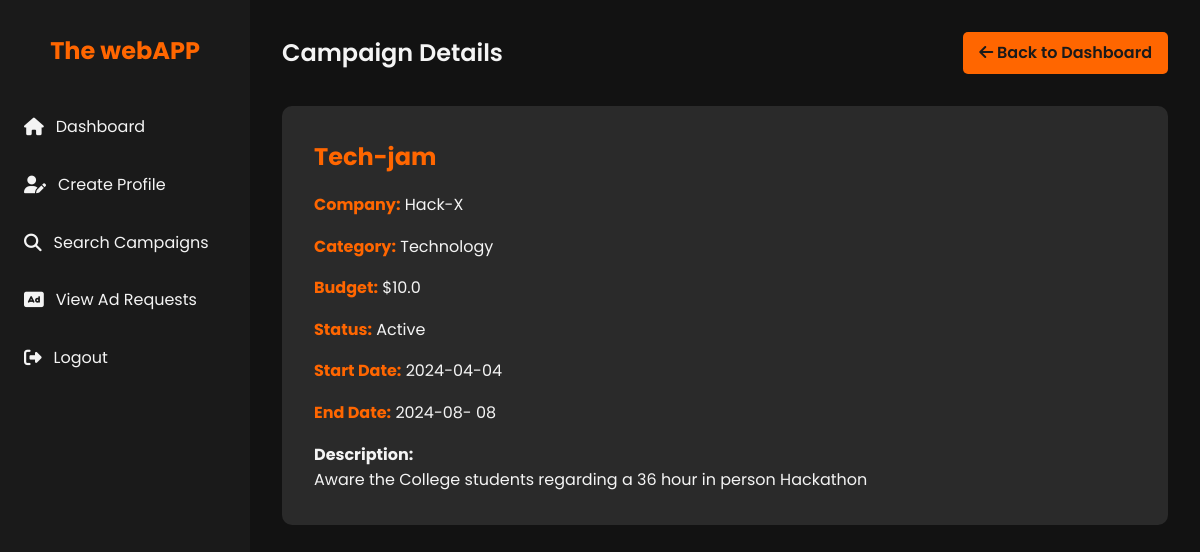
Page /campaign/2 (signed in) on the committed database.
### models.py (models this page shows, shortened)
class Campaign(db.Model):
    id = db.Column(db.Integer, primary_key=True)
    sponsor_id = db.Column(db.Integer, db.ForeignKey('sponsor.id', ondelete='SET NULL'), nullable=True)
    title = db.Column(db.String(120), nullable=False)
    company_name= db.Column(db.String(120), nullable=False)
    description = db.Column(db.Text)
    budget = db.Column(db.Float)
    category = db.Column(db.String(120))
    status = db.Column(db.String(50), nullable=False)  # active, completed, flagged
    start_date = db.Column(db.DateTime)
    end_date = db.Column(db.DateTime)
    is_public = db.Column(db.Boolean, default=True)
    sponsor = db.relationship('Sponsor', backref=db.backref('campaigns', lazy=True, cascade='all, delete-orphan'))

### app.py (the view)
    @app.route('/campaign/<int:campaign_id>')
    @login_required
    def campaign_details(campaign_id):
        campaign = Campaign.query.get_or_404(campaign_id)
        return render_template('campaign_details.html', campaign=campaign)

### templates/campaign_details.html (shortened to what this page needs)
<!DOCTYPE html>
<html lang="en">
<head>
    <link rel="stylesheet" href="https://cdnjs.cloudflare.com/ajax/libs/font-awesome/6.1.1/css/all.min.css">
</head>
<body>
    <div class="dashboard">
        <aside class="sidebar">
            <div class="logo">
                <h1>The webAPP</h1>
            </div>
            <nav>
                <ul class="nav-menu">
                    <li class="nav-item">
                        <a href="{{ url_for('influencer') }}" class="nav-link">
                            <i class="fas fa-home"></i> Dashboard
                        </a>
                    </li>
                    <li class="nav-item">
                        <a href="{{ url_for('influencer_profile') }}" class="nav-link">
                            <i class="fas fa-user-edit"></i> Create Profile
                        </a>
                    </li>
                    <li class="nav-item">
                        <a href="{{ url_for('search_campaigns') }}" class="nav-link">
                            <i class="fas fa-search"></i> Search Campaigns
                        </a>
                    </li>
                    <li class="nav-item">
                        <a href="{{ url_for('influencer_ad_requests') }}" class="nav-link">
                            <i class="fas fa-ad"></i> View Ad Requests
                        </a>
                    </li>
                    <li class="nav-item">
                        <a href="{{ url_for('logout') }}" class="nav-link">
                            <i class="fas fa-sign-out-alt"></i> Logout
                        </a>
                    </li>
                </ul>
            </nav>
        </aside>
        <main class="main-content">
            <header class="header">
                <h1 class="welcome-text">Campaign Details</h1>
                <a href="{{ url_for('influencer') }}" class="btn">
                    <i class="fas fa-arrow-left"></i> Back to Dashboard
                </a>
            </header>
            <section class="campaign-details">
                <h2 class="campaign-title">{{ campaign.title }}</h2>
                <p class="campaign-info"><strong>Company:</strong> {{ campaign.company_name }}</p>
                <p class="campaign-info"><strong>Category:</strong> {{ campaign.category }}</p>
                <p class="campaign-info"><strong>Budget:</strong> ${{ campaign.budget }}</p>
                <p class="campaign-info"><strong>Status:</strong> {{ campaign.status.capitalize() }}</p>
                <p class="campaign-info"><strong>Start Date:</strong> {{ campaign.start_date.strftime('%Y-%m-%d') if campaign.start_date else 'N/A' }}</p>
                <p class="campaign-info"><strong>End Date:</strong> {{ campaign.end_date.strftime('%Y-%m-
%d') if campaign.end_date else 'N/A' }}</p>
                <div class="campaign-description">
                    <strong>Description:</strong>
                    <p>{{ campaign.description }}</p>
                </div>
            </section>
        </main>
    </div>
</body>
</html>

### templates/campaign_details.html (style rules this page uses)
:root { --primary-color: #1a1a1a; --secondary-color: #ff6600; --text-color: #f4f4f4; --bg-color: #121212; --card-bg-color: #2a2a2a; --hover-color: #ff8533; }
* { margin: 0; padding: 0; box-sizing: border-box; }
body { font-family: 'Poppins', sans-serif; line-height: 1.6; color: var(--text-color); background-color: var(--bg-color); }
.dashboard { display: flex; min-height: 100vh; }
.sidebar { width: 250px; background-color: var(--primary-color); padding: 2rem 0; position: fixed; height: 100vh; overflow-y: auto; }
.logo { text-align: center; margin-bottom: 2rem; }
.logo h1 { color: var(--secondary-color); font-size: 1.5rem; }
.nav-menu { list-style-type: none; }
.nav-item { margin-bottom: 0.5rem; }
.nav-link { display: flex; align-items: center; padding: 0.75rem 1.5rem; color: var(--text-color); text-decoration: none; transition: all 0.3s ease; }
.nav-link i { margin-right: 0.75rem; font-size: 1.1rem; }
.main-content { flex-grow: 1; margin-left: 250px; padding: 2rem; }
.header { display: flex; justify-content: space-between; align-items: center; margin-bottom: 2rem; }
.welcome-text { font-size: 1.5rem; font-weight: 600; }
.btn { background-color: var(--secondary-color); color: var(--primary-color); padding: 0.5rem 1rem; border: none; border-radius: 5px; cursor: pointer; font-weight: 600; transition: all 0.3s ease; text-decoration: none; display: inline-block; }
.campaign-details { background-color: var(--card-bg-color); border-radius: 10px; padding: 2rem; }
.campaign-title { font-size: 1.5rem; color: var(--secondary-color); margin-bottom: 1rem; }
.campaign-info { margin-bottom: 1rem; }
.campaign-info strong { color: var(--secondary-color); }
.campaign-description { margin-top: 1rem; line-height: 1.6; }

### rows in the picture
Campaign: title "Tech-jam", company_name "Hack-X", category "Technology", budget "10.0", status "Active", start_date "2024-04-04", end_date "2024-08- 08", description "Aware the College students regarding a 36 hour in person Hackathon"
